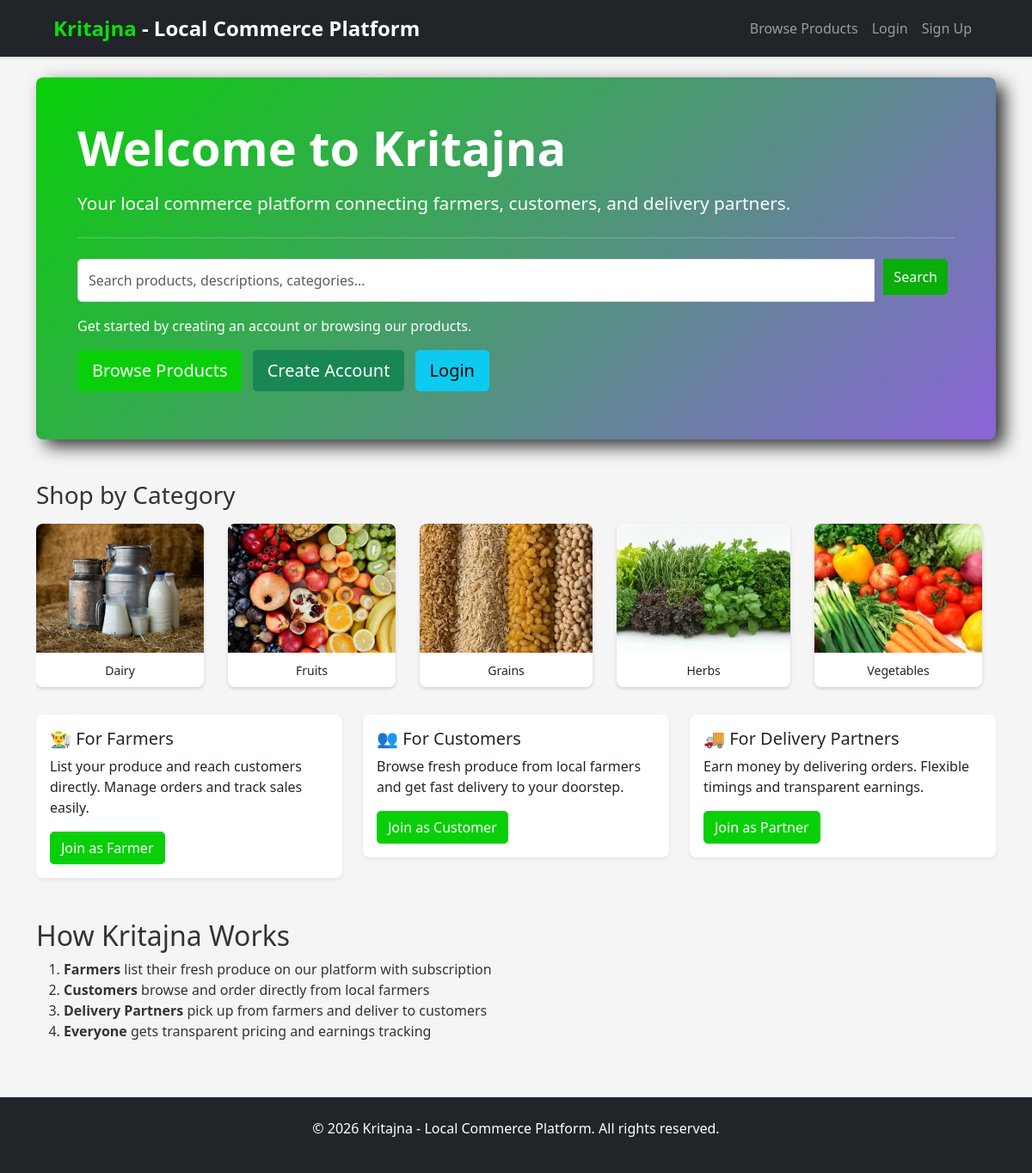
The page / on the database its author committed.
### products/models.py (models this page shows, shortened)
class Category(models.Model):
    name = models.CharField(max_length=100, unique=True)
    slug = models.SlugField(max_length=120, unique=True)
    image = models.ImageField(upload_to='categories/', blank=True, null=True)
    class Meta:
        ordering = ['name']

### users/views.py (the view)
# urls.py: path('', views.home, name='home'),
def home(request):
    categories = Category.objects.all()[:12]
    return render(request, 'home.html', {'categories': categories})

### kritajna/context_processors.py (called while the page is built)
def cart_item_count(request):
    count = 0
    try:
        if request.user.is_authenticated and getattr(request.user, 'role', None) == 'customer':
            cart, _ = Cart.objects.get_or_create(user=request.user)
            count = cart.items.count()
    except Exception:
        count = 0
    return {'cart_item_count': count}

### templates/home.html (shortened to what this page needs)
{% extends 'base.html' %}
{% block content %}
<div class="jumbotron bg-light p-5 rounded-lg">
    <h1 class="display-4">Welcome to Kritajna</h1>
    <p class="lead">Your local commerce platform connecting farmers, customers, and delivery partners.</p>
    <hr class="my-4">
    <form method="get" action="{% url 'search_results' %}" class="mb-3">
        <div class="input-group">
            <input type="text" name="q" class="form-control" placeholder="Search products, descriptions, categories...">
            <button class="btn btn-primary" type="submit" style="background-color: rgb(10, 173, 10); margin-left: 10px; border: none;">Search</button>
        </div>
    </form>
    {% if user.is_authenticated %}
        <p>Welcome back, <strong>{{ user.username }}</strong>!</p>
        {% if user.role == 'customer' %}
            <a class="btn btn-primary btn-lg" href="{% url 'browse_products' %}" role="button">Browse Products</a>
            <a class="btn btn-secondary btn-lg" href="{% url 'customer_dashboard' %}" role="button">My Orders</a>
        {% elif user.role == 'farmer' %}
            <a class="btn btn-primary btn-lg" href="{% url 'farmer_dashboard' %}" role="button">My Dashboard</a>
            <a class="btn btn-success btn-lg" href="{% url 'add_product' %}" role="button">Add New Product</a>
        {% elif user.role == 'delivery_partner' %}
            <a class="btn btn-primary btn-lg" href="{% url 'delivery_dashboard' %}" role="button">View Deliveries</a>
        {% endif %}
    {% else %}
        <p>Get started by creating an account or browsing our products.</p>
        <a class="btn btn-primary btn-lg" href="{% url 'browse_products' %}" role="button">Browse Products</a>
        <a class="btn btn-success btn-lg" href="{% url 'signup' %}" role="button">Create Account</a>
        <a class="btn btn-info btn-lg" href="{% url 'login' %}" role="button">Login</a>
    {% endif %}
</div>
<div class="row mt-5">
    <div class="col-12 mb-4">
        <h3>Shop by Category</h3>
        <div class="category-slider d-flex overflow-auto py-2">
            {% for cat in categories %}
                <a class="category-item text-center me-3" href="{% url 'category_detail' cat.slug %}" style="min-width:195px; border-radius: 0.5rem; box-shadow: 0 0.125rem 0.25rem rgba(0, 0, 0, 0.075); text-decoration:none; color:inherit;">
                    <div class="card shadow-sm" style="width: 100%; ">
                        {% if cat.image %}
                            <img src="{{ cat.image.url }}" class="card-img-top" style="height:150px; width: 100%; object-fit:cover;">
                        {% else %}
                            <div class="card-img-top bg-light d-flex align-items-center justify-content-center" style="height:100px;">📦</div>
                        {% endif %}
                        <div class="card-body p-2">
                            <small>{{ cat.name }}</small>
                        </div>
                    </div>
                </a>
            {% empty %}
                <p class="text-muted">No categories yet.</p>
            {% endfor %}
        </div>
    </div>
    <div class="col-md-4">
        <div class="card">
            <div class="card-body">
                <h5 class="card-title">👨‍🌾 For Farmers</h5>
                <p class="card-text">List your produce and reach customers directly. Manage orders and track sales easily.</p>
                {% if not user.is_authenticated %}
                    <a href="{% url 'signup' %}" class="btn btn-primary">Join as Farmer</a>
                {% endif %}
            </div>
        </div>
    </div>
    <div class="col-md-4">
        <div class="card">
            <div class="card-body">
                <h5 class="card-title">👥 For Customers</h5>
                <p class="card-text">Browse fresh produce from local farmers and get fast delivery to your doorstep.</p>
                {% if not user.is_authenticated %}
                    <a href="{% url 'signup' %}" class="btn btn-primary">Join as Customer</a>
                {% endif %}
            </div>
        </div>
    </div>
    <div class="col-md-4">
        <div class="card">
            <div class="card-body">
                <h5 class="card-title">🚚 For Delivery Partners</h5>
                <p class="card-text">Earn money by delivering orders. Flexible timings and transparent earnings.</p>
                {% if not user.is_authenticated %}
                    <a href="{% url 'signup' %}" class="btn btn-primary">Join as Partner</a>
                {% endif %}
            </div>
        </div>
    </div>
</div>
<div class="row mt-5">
    <div class="col-lg-12">
        <h2>How Kritajna Works</h2>
        <ol>
            <li><strong>Farmers</strong> list their fresh produce on our platform with subscription</li>
            <li><strong>Customers</strong> browse and order directly from local farmers</li>
            <li><strong>Delivery Partners</strong> pick up from farmers and deliver to customers</li>
            <li><strong>Everyone</strong> gets transparent pricing and earnings tracking</li>
        </ol>
    </div>
</div>
{% endblock %}

### static/css/style.css (style rules this page uses)
:root { --primary-color: rgb(8, 207, 8); --secondary-color: #6c757d; --success-color: #198754; --danger-color: #dc3545; --warning-color: #ffc107; --info-color: #0dcaf0; --dark-color: #212529; }
body { font-family: 'Segoe UI', Tahoma, Geneva, Verdana, sans-serif; background-color: #f5f5f5; color: #333; }
.card { border: none; border-radius: 0.5rem; box-shadow: 0 0.125rem 0.25rem rgba(0, 0, 0, 0.075); transition: transform 0.3s ease, box-shadow 0.3s ease; }
.btn { border-radius: 0.3rem; font-weight: 500; transition: all 0.3s ease; }
.btn-primary { background-color: var(--primary-color); border-color: var(--primary-color); }
.form-control, .form-select, textarea { border: 1px solid #dee2e6; border-radius: 0.3rem; padding: 0.75rem; transition: border-color 0.3s ease, box-shadow 0.3s ease; }
.jumbotron { background: linear-gradient(135deg, var(--primary-color), #8b64d8); color: white; padding: 2rem; border-radius: 0.5rem; margin-bottom: 2rem; box-shadow: 10px 8px 20px rgb(53, 53, 53); }
.jumbotron h1 { font-weight: 700; margin-bottom: 1rem; }
.jumbotron .lead { font-size: 1.3rem; font-weight: 300; }
.jumbotron .btn { margin-right: 0.5rem; margin-bottom: 0.5rem; }
.shadow-sm { box-shadow: 0 0.125rem 0.25rem rgba(0, 0, 0, 0.075) !important; }
.rounded-lg { border-radius: 0.5rem; }
.category-slider { gap: 0.75rem; }
.category-item .card { width: 140px; border-radius: 0.5rem; overflow: hidden; }
.category-item .card img { width: 100%; }

### rows shown on the page
Category: image (picture), name "Dairy"
Category: image (picture), name "Fruits"
Category: image (picture), name "Grains"
Category: image (picture), name "Herbs"
Category: image (picture), name "Vegetables"
